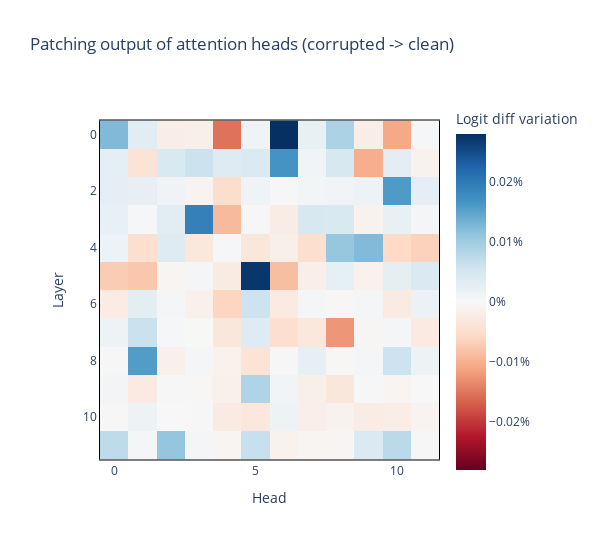

Write notebook code for a chart like this one.
### Code cell
imshow_p(
    per_head_logit_diffs,
    title="Patching output of attention heads (corrupted -> clean)",
    labels={"x": "Head", "y": "Layer", "color": "Logit diff variation"},
    coloraxis=dict(colorbar_ticksuffix = "%"),
    border=True,
    width=600,
    margin={"r": 100, "l": 100}
)

### Figure 1 — Plotly figure (JSON) as saved in the notebook; plotly's stock layout.template omitted (floating-point values rounded to 4 significant figures; data arrays with more than 128 entries replaced by an {"elided": "..."} marker saying what was removed)
{"data": [{"coloraxis": "coloraxis", "hovertemplate": "Head: %{x}<br>Layer: %{y}<br>Logit diff variation: %{z}<extra></extra>", "name": "0", "type": "heatmap", "xaxis": "x", "yaxis": "y", "z": {"elided": "12x12 float values"}}], "layout": {"coloraxis": {"cmid": 0, "colorbar": {"ticksuffix": "%", "title": {"text": "Logit diff variation"}}, "colorscale": [[0, "rgb(103,0,31)"], [0.1, "rgb(178,24,43)"], [0.2, "rgb(214,96,77)"], [0.3, "rgb(244,165,130)"], [0.4, "rgb(253,219,199)"], [0.5, "rgb(247,247,247)"], [0.6, "rgb(209,229,240)"], [0.7, "rgb(146,197,222)"], [0.8, "rgb(67,147,195)"], [0.9, "rgb(33,102,172)"], [1, "rgb(5,48,97)"]]}, "margin": {"l": 100, "r": 100}, "title": {"text": "Patching output of attention heads (corrupted -> clean)"}, "width": 600, "xaxis": {"anchor": "y", "constrain": "domain", "domain": [0, 1], "linecolor": "black", "linewidth": 1, "mirror": true, "scaleanchor": "y", "showline": true, "title": {"text": "Head"}}, "yaxis": {"anchor": "x", "autorange": "reversed", "constrain": "domain", "domain": [0, 1], "linecolor": "black", "linewidth": 1, "mirror": true, "showline": true, "title": {"text": "Layer"}}}}
